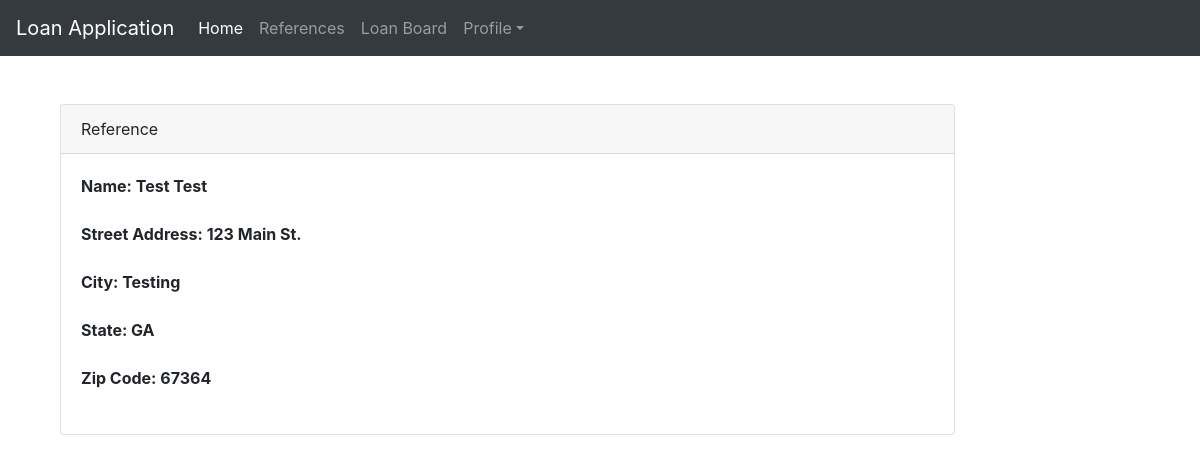
Page /forms/references_view.php (signed in) on the earlier database version.
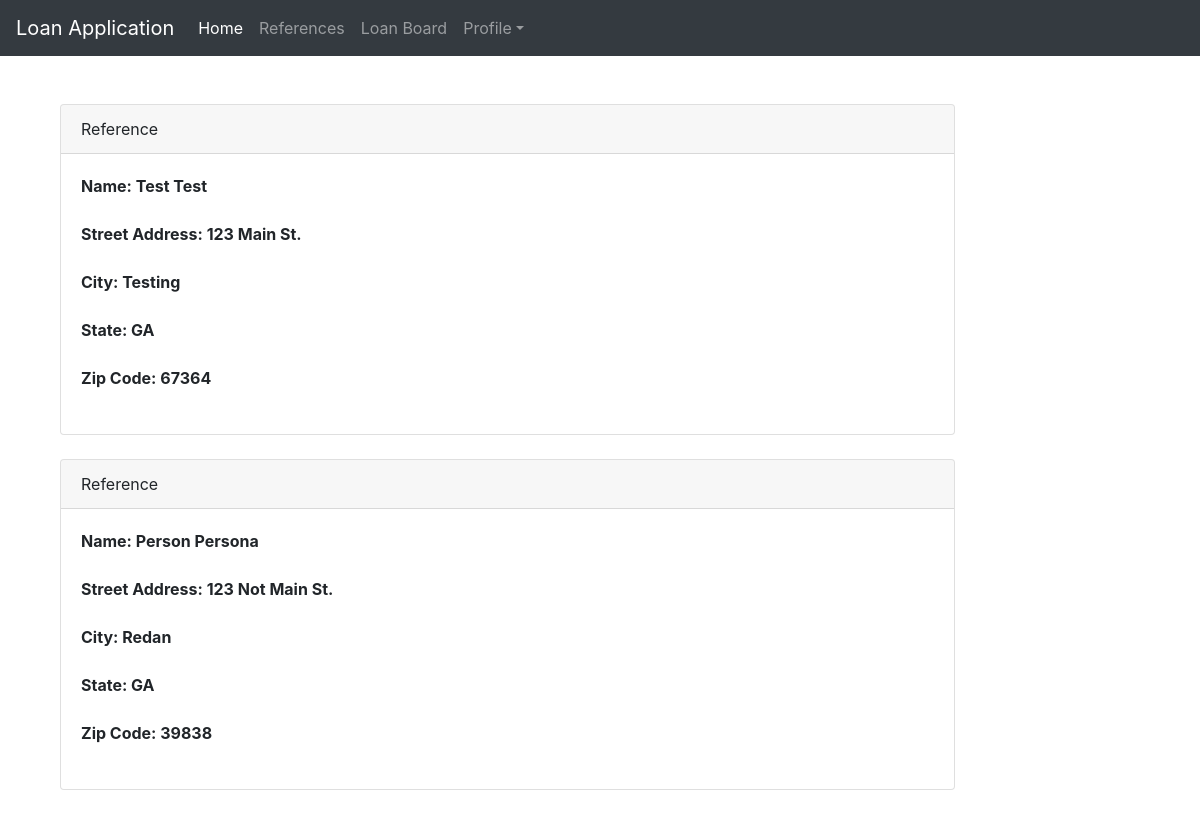
Same page on the later database version.
### tables this page shows
CREATE TABLE `customer_references` (
  `reference_id` int(11) NOT NULL,
  `customer_id` int(11) NOT NULL,
  `ref_first_name` varchar(255) NOT NULL,
  `ref_last_name` varchar(255) NOT NULL,
  `ref_phone` varchar(255) NOT NULL,
  `address_line_one` varchar(255) NOT NULL,
  `city_name` varchar(255) NOT NULL,
  `state_cd` varchar(2) NOT NULL,
  `postal_cd` varchar(64) NOT NULL,
  `lastmod` timestamp NOT NULL DEFAULT CURRENT_TIMESTAMP ON UPDATE CURRENT_TIMESTAMP
);

### forms/references_view.php (the view, shortened to what this page needs)
<?php
  include_once $_SERVER['DOCUMENT_ROOT'] . '/bdpa-loans/web-assets/tpl/app_header.php';
  include_once $_SERVER['DOCUMENT_ROOT'] . '/bdpa-loans/web-assets/tpl/app_nav.php';
  ?>
<div class="col-md-10">
      <?php
      $cust_id = $_SESSION['customer_id'];
        $view_ref_sql = <<<SQL
          SELECT * FROM customer_references WHERE customer_id = $cust_id;
SQL;
        $ref_result = $dbh->query($view_ref_sql);
        if ($ref_result) {
          while ($row = $ref_result->fetch_assoc()) {
            $ref_echo = "
            <div class='card my-4'>
                <div class='card-header'>Reference</div>
                <div class='card-body'>
                  <p class='card-text font-weight-bold'>
            Name: " . $row['ref_first_name'] . " " . $row['ref_last_name'] . "<br><br>
            Street Address: " . $row['address_line_one'] . "<br><br>
            City: " . $row['city_name'] . "<br><br>
            State: " . $row['state_cd'] . "<br><br>
            Zip Code: " . $row['postal_cd'] . "<br><br>
            </div>
          </div>
            ";
            echo $ref_echo;
          }
        }
          ?>

### web-assets/tpl/app_header.php (shortened to what this page needs)
<!DOCTYPE html>
<html lang="en">
  <head>
    <link rel="stylesheet" href="/bdpa-loans/web-assets/css/bootstrap.min.css?>">
  </head>
  <body>

### web-assets/tpl/app_nav.php (shortened to what this page needs)
<nav class="navbar navbar-expand-lg navbar-dark bg-dark"> <a
class="navbar-brand" href="/bdpa-loans/dashboard.php">Loan Application</a>
  <div class="collapse navbar-collapse" id="navbarNavDropdown"> <ul
  class="navbar-nav">
    <?php
    $logged_in_options = "
    <li class='nav-item active'> <a class='nav-link' href='/bdpa-loans/dashboard.php'>Home<span class='sr-only'>(current)</span></a></li>
    <li class='nav-item'> <a class='nav-link' href='/bdpa-loans/forms/references_view.php'>References</a> </li>
    <li class='nav-item'> <a class='nav-link' href='/bdpa-loans/loan_view.php'>Loan Board</a></li>
      <li class='nav-item dropdown'>
        <a class='nav-link dropdown-toggle' href='#' id='navbarDropdownMenuLink' data-toggle='dropdown' aria-haspopup='true' aria-expanded='false'>Profile</a>
        <div class='dropdown-menu' aria-labelledby='navbarDropdownMenuLink'>
          <p class='dropdown-item'>
      ";
            $cust_id = isset($_SESSION['customer_id']) ? $_SESSION['customer_id'] : null;
            $display_sql = <<<SQL
              SELECT * FROM customers WHERE customer_id = $cust_id;
SQL;
            $display_result = $dbh->query($display_sql);
            if ($display_result) {
              while ($row = $display_result->fetch_assoc()) {
                $logged_in_options = $logged_in_options . " Name: " . $row['first_name'] . " " . $row['last_name'] . " ";
              }
            }
        $logged_in_options = $logged_in_options . "</p>
        <a class='dropdown-item'> <a class='btn btn-secondary' href='/bdpa-loans/index.php?action=logout' style='float: right; margin-right: 20px;'>Logout</a>";
        if (isset($_SESSION['customer_id'])) {
          echo $logged_in_options;
        }
          ?>
        </a>
      </div>
  </div>
</nav>
<div class="container"> <br>

Differences in the rows shown:
added customer_references: ref_first_name "Person", ref_last_name "Persona", address_line_one "123 Not Main St.", city_name "Redan", state_cd "GA", postal_cd "39838"
